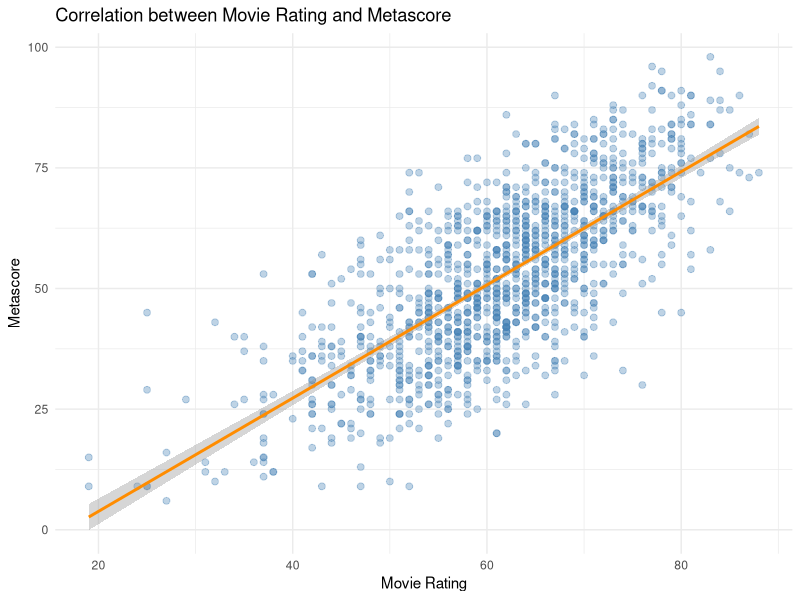
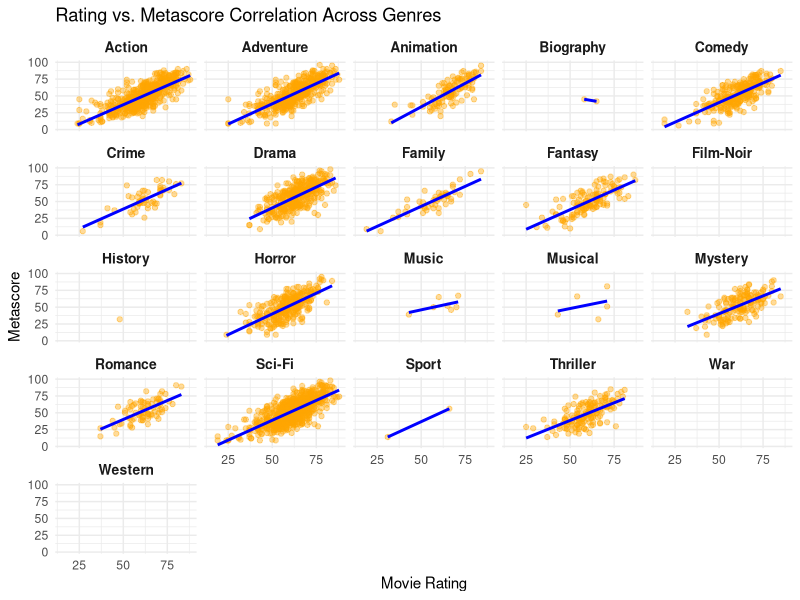
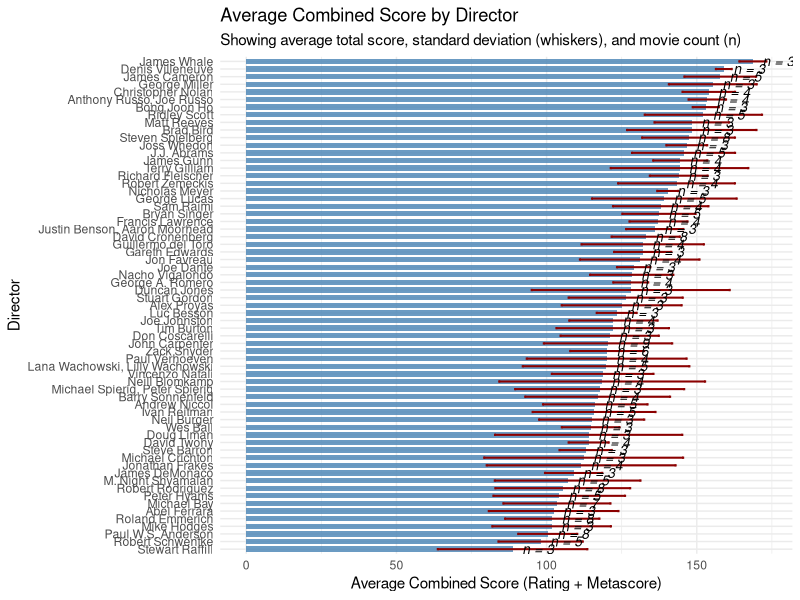
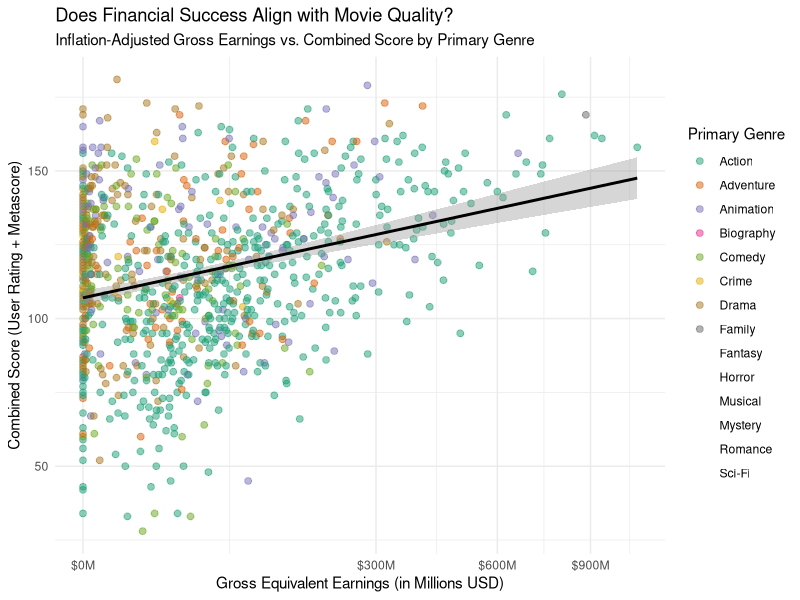
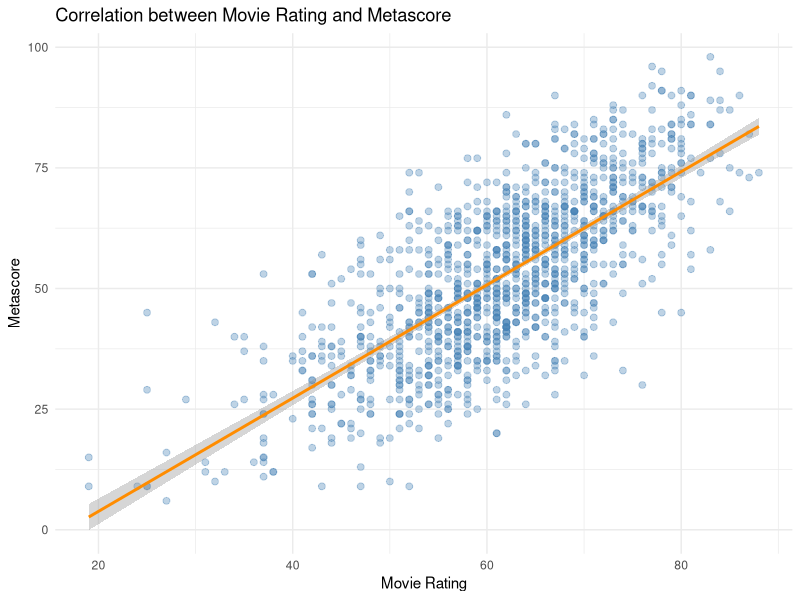
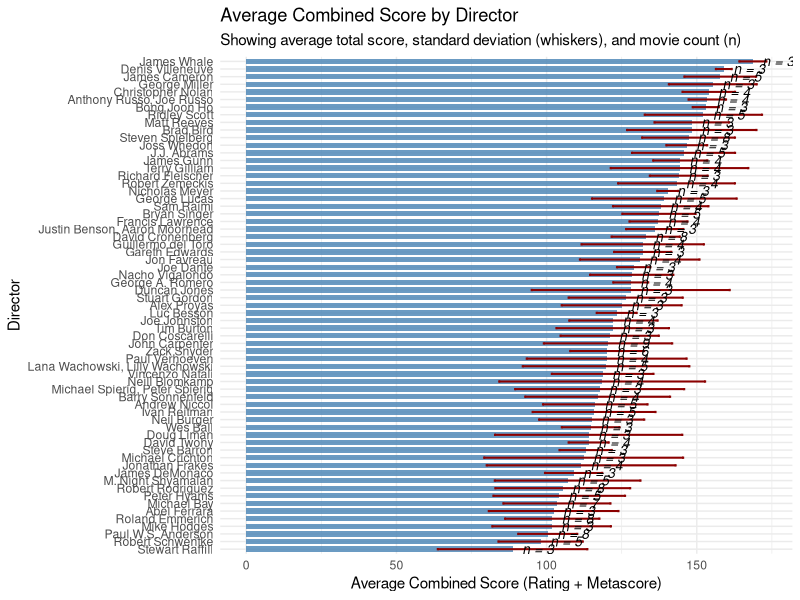

R code for these plots, in order:
## ---- chunk 1
library(tidyverse)
library(scales)
library(knitr)
library(kableExtra)
## ---- chunk 2
movies <- read_csv2("sciFiMovies_dataset.csv")
## ---- chunk 3
glimpse(movies)

# Add unique ID
movies_clean <- movies %>% 
  select(-1) %>% 
  mutate(movie_id = row_number()) %>% 
  select(movie_id, everything()) %>% 
# rename variables
  rename_with(tolower) %>% 
# numeric variables
 mutate(
    votes = parse_number(votes),
    gross_collection = parse_number(gross_collection),
    gross_equivalent = parse_number(gross_equivalent),
    movie_rating = parse_number(as.character(movie_rating))
  ) %>%
# round numeric values
  mutate(across(where(is.numeric), round)) %>% 
# list genre
separate_rows(genre, sep = ",\\s*") %>% 
  group_by(across(-genre)) %>%  
  nest() %>%                    
  ungroup() %>% 
  rename(genre_list=data)
## ---- chunk 4
movies_analyzed <- movies_clean %>% 
  # Combine movie_rating and metascore
  mutate(total_score = movie_rating + metascore) %>% 
  # Calculate the inflation rate per row
  mutate(inflation_rate = (gross_equivalent - gross_collection) / gross_collection)

# Extract the highest-scoring movie
best_movie <- movies_analyzed %>% 
  arrange(desc(total_score)) %>% 
  slice(1) %>% 
  select(title, release_year, movie_rating, metascore, total_score)

# Display the best movie
print(best_movie)

# Visualization 
best_movie %>%
  kable(
    col.names = c(
      "Title",
      "Year",
      "IMDb Rating",
      "Metascore",
      "Total Score"
    ),
    caption = "Top-rated movie"
  ) %>%
  kable_styling(
    bootstrap_options = c("striped", "hover", "condensed"),
    full_width = FALSE,
    position = "center"
  ) %>%
  row_spec(1)
## ---- chunk 5
# Create a scatterplot to check for correlation
movies_analyzed %>% 
  drop_na(movie_rating, metascore) %>%
ggplot(aes(x = movie_rating, y = metascore)) +
  geom_point(
    alpha = 0.35,
    color = "steelblue",
    size = 2
  ) +
  geom_smooth(
    method = "lm",formula = y ~ x, color = "darkorange", se = TRUE) +
  labs(
    title = "Correlation between Movie Rating and Metascore",
    x = "Movie Rating",
    y = "Metascore"
  ) +
  theme_minimal()

# Save output in a nicer format
ggsave(
  filename = "movie_correlation.png", 
  width = 8, 
  height = 5, 
  units = "in",   
  dpi = 300       
)

## ---- chunk 6
movies_clean %>% 
  unnest(genre_list) %>% 
  ggplot(aes(x = movie_rating, y = metascore)) +
  geom_point(alpha = 0.4, color = "orange") + 
  geom_smooth(method = "lm", formula = y ~ x, color = "blue", se = FALSE) +
  facet_wrap(~genre) +
  labs(
    title = "Rating vs. Metascore Correlation Across Genres",
    x = "Movie Rating",
    y = "Metascore"
  ) +
  theme_minimal() +
  theme(strip.text = element_text(face = "bold", size = 10))

## ---- chunk 7
# Prepare the data per director
movies_clean %>% 
  mutate(total_score = movie_rating + metascore) %>% 
  drop_na(total_score, director) %>% 
  mutate(director = str_remove(director, "^Directors?:\\s*")) %>%
  group_by(director) %>% 
  summarise(
    avg_score = mean(total_score),
    sd_score = sd(total_score),
    movie_count = n(),
    .groups = "drop"
  ) %>% 
  # Filter out directors with too few movies for cleaner visualization
  filter(movie_count >= 3) %>% 
  mutate(director = fct_reorder(director, avg_score)) %>% 
  
  # bar plot
  ggplot(aes(x = avg_score, y = director)) +
    geom_col(fill = "steelblue", alpha = 0.8, width = 0.7) +
  # Add whiskers 
    geom_errorbar(
      aes(xmin = avg_score - sd_score, xmax = avg_score + sd_score),
      width = 0.3, color = "darkred", linewidth = 0.7
    ) +
   # Add text annotation for number of movies next to the bars
    geom_text(
      aes(label = paste0("n = ", movie_count), x = avg_score),
      hjust = -0.3, size = 3.5, fontface = "italic", color = "black"
    ) +
    labs(
      title = "Average Combined Score by Director",
      subtitle = "Showing average total score, standard deviation (whiskers), and movie count (n)",
      x = "Average Combined Score (Rating + Metascore)",
      y = "Director"
    ) +
    theme_minimal()

# Save output in a nicer format
ggsave(
  filename = "director_scores.png",
  width = 10,      
  height = 8,      
  units = "in",
  dpi = 300,
  bg = "white"      
)
## ---- chunk 8
# I do not have a favorite actor, but I am interested in the second optional task
# There is no data about the costs of the movies as a third dimension 
movies_clean %>% 
  mutate(total_score = movie_rating + metascore) %>% 
  unnest(genre_list) %>% # to create a color for each genre
  group_by(gross_equivalent, total_score) %>% 
  slice_head(n = 1) %>% # only the first genre retained
  ungroup() %>% 
  
  ggplot(aes(x = gross_equivalent, y = total_score, color = genre)) +
  geom_point(alpha = 0.5, size = 2) + 
  geom_smooth(method = "lm", formula = y ~ x, color = "black", se = TRUE) +
  # with the log function a lot of high values were cut off, which is why I decided for the sqrt.
  scale_x_sqrt(labels = scales::label_dollar(scale = 1e-6, suffix = "M")) +
  scale_color_brewer(palette = "Dark2") + 
  labs(
    title = "Does Financial Success Align with Movie Quality?",
    subtitle = "Inflation-Adjusted Gross Earnings vs. Combined Score by Primary Genre",
    x = "Gross Equivalent Earnings (in Millions USD)",
    y = "Combined Score (User Rating + Metascore)",
    color = "Primary Genre"
  ) +
  theme_minimal()
